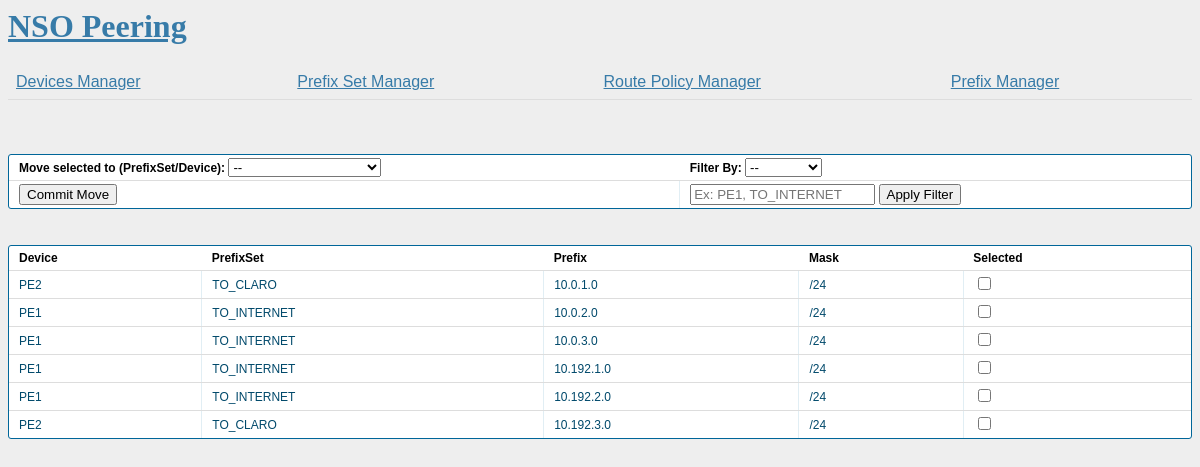
/prefix, run on the app's committed database.
### tables this page shows
CREATE TABLE prefixes (
  prefId integer primary key autoincrement,
  prefsetId integer,
  prefix text,
  mask text,
  foreign key (prefsetId) references prefixsets(prefsetId)
);

CREATE TABLE prefixsets (
  prefsetId integer primary key autoincrement,
  prefixset text not null,
  device text not null,
  foreign key (device) references devices(device)
);

### nsopeering.py (the view)
@app.route('/prefix', methods=['GET'])
def prefix():
    try:
        db = get_db()
        entries = db.execute('select prefixes.prefId, prefixsets.device, prefixsets.prefixset, prefixes.prefix, prefixes.mask from prefixsets inner join prefixes on prefixsets.prefsetId = prefixes.prefsetId;').fetchall()
        pref = db.execute('select * from prefixsets').fetchall()
        return render_template('prefix.html', entries = entries, pref=pref)
    except sqlite3.Error as e:
        error = "No se pudo realizar la consulta: "+e.args[0]
        return render_template('routepolicy.html', error = error)

### nsopeering.py (called while the page is built)
def connect_db():
    rv = sqlite3.connect(app.config['DATABASE'])
    rv.row_factory = sqlite3.Row
    return rv

def get_db():
    if not hasattr(g, 'sqlite_db'):
        g.sqlite_db = connect_db()
    return g.sqlite_db

### templates/prefix.html (shortened to what this page needs)
{% extends "layout.html" %}
{% block body %}
<form action="{{ url_for('movePrefix') }}" method=post>
<br><br>
  <div class="datagrid">
    <table>
      <tr>
        <th>Move selected to (PrefixSet/Device):
          <select name=prefsetId>
              <dd><option value="None">--</option>
          </select>
        </th>
        <th>Filter By:
          <select name=param>
              <dd><option value="None">--</option>
          </select>
        </th>
      </tr>
      <tr>
      <td>
          <input type=submit value="Commit Move">
      </td>
      <td>
        <input type="text" name="paramValue" placeholder="Ex: PE1, TO_INTERNET">
        <input type=submit value="Apply Filter">
      </td>
      </tr>
      </table>
  </div>
<br><br>
<div class="datagrid">
<table>
  <tr>
    <th>Device</th>
    <th>PrefixSet</th>
    <th>Prefix</th>
    <th>Mask</th>
    <th>Selected</th>
  </tr>
  {% for entry in entries %}
  <tr>
    <td>{{ entry.device }}</td>
    <td>{{ entry.prefixset }}</td>
    <td>{{ entry.prefix }}</td>
    <td>{{ entry.mask }}</td>
    <td>
      <input type="checkbox" name="{{ entry.prefId }}" value="True">
    </td>
  </tr>
  {% endfor %}
</table>
</div>
</form>
{% endblock %}

### templates/layout.html (shortened to what this page needs)
<!doctype html>
<link rel=stylesheet type=text/css href="{{ url_for('static', filename='style.css') }}">
<a href="{{url_for('index')}}"><h1>NSO Peering</h1></a><br>
<table>
  <tr>
    <td><a href ="{{ url_for('devices') }}"> Devices Manager</a></td>
    <td><a href ="{{ url_for('prefixset') }}"> Prefix Set Manager</a></td>
    <td><a href ="{{ url_for('routepolicy') }}"> Route Policy Manager</a></td>
    <td><a href ="{{ url_for('prefix') }}"> Prefix Manager</a></td>
  </tr>
</table>
{% block body %}
{% endblock %}

### static/style.css (style rules this page uses)
a, h1, h2 { color: #377ba8; }
h1, h2 { font-family: 'Georgia', serif; margin: 0; }
h1 { border-bottom: 2px solid #eee; }
table { border-collapse: collapse; width: 100%; }
th, td { padding: 8px; text-align: left; border-bottom: 1px solid #ddd; }
.datagrid table { border-collapse: collapse; text-align: center; width: 100%; }
.datagrid { font: normal 12px/150% Arial, Helvetica, sans-serif; background: #fff; overflow: hidden; border: 1px solid #006699; -webkit-border-radius: 3px; -moz-border-radius: 3px; border-radius: 3px; }
.datagrid table td, .datagrid table th { padding: 3px 10px; }
.datagrid table tbody td { color: #00496B; border-left: 1px solid #E1EEF4;font-size: 12px;font-weight: normal; }
.datagrid table tbody td:first-child { border-left: none; }
.datagrid table tbody tr:last-child td { border-bottom: none; }

### data on the page
prefixes: device "PE2", prefixset "TO_CLARO", prefix "10.0.1.0", mask "/24"
prefixes: device "PE1", prefixset "TO_INTERNET", prefix "10.0.2.0", mask "/24"
prefixes: device "PE1", prefixset "TO_INTERNET", prefix "10.0.3.0", mask "/24"
prefixes: device "PE1", prefixset "TO_INTERNET", prefix "10.192.1.0", mask "/24"
prefixes: device "PE1", prefixset "TO_INTERNET", prefix "10.192.2.0", mask "/24"
prefixes: device "PE2", prefixset "TO_CLARO", prefix "10.192.3.0", mask "/24"
